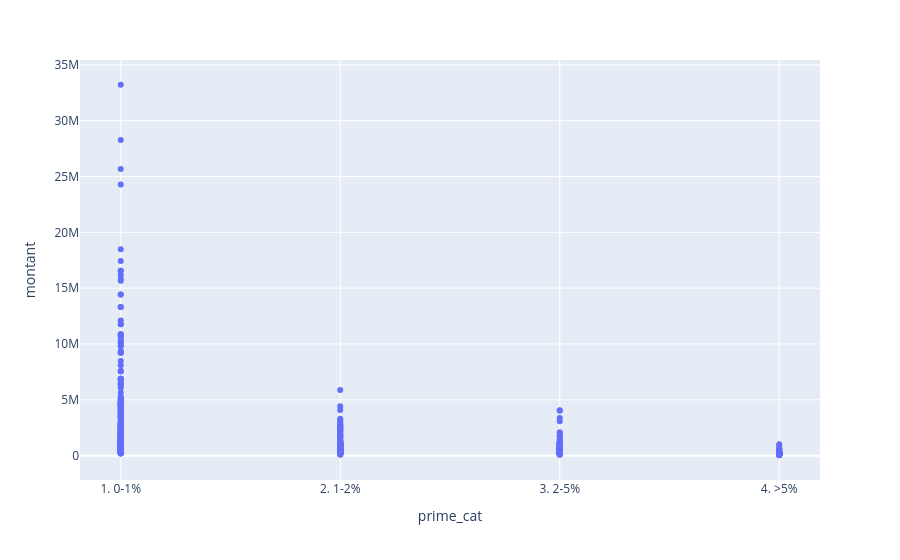

The cell this chart's notebook holds for it:
### Code cell
fig_box = px.scatter(
    budget_prime.loc[budget_prime["prime_cat"] != "0. Pas de prime"],
    x="prime_cat",
    y="montant",
    category_orders={"prime_cat": sort},
)
fig_box.show()

### Figure 1 — Plotly figure (JSON) as saved in the notebook; plotly's stock layout.template omitted (floating-point values rounded to 4 significant figures; data arrays with more than 128 entries replaced by an {"elided": "..."} marker saying what was removed)
{"data": [{"hovertemplate": "prime_cat=%{x}<br>montant=%{y}<extra></extra>", "legendgroup": "", "marker": {"color": "#636efa", "symbol": "circle"}, "mode": "markers", "name": "", "orientation": "v", "showlegend": false, "type": "scatter", "x": {"elided": "631 str values"}, "xaxis": "x", "y": {"elided": "631 float values"}, "yaxis": "y"}], "layout": {"legend": {"tracegroupgap": 0}, "margin": {"t": 60}, "xaxis": {"anchor": "y", "categoryarray": ["0. Pas de prime", "1. 0-1%", "2. 1-2%", "3. 2-5%", "4. >5%"], "categoryorder": "array", "domain": [0, 1], "title": {"text": "prime_cat"}}, "yaxis": {"anchor": "x", "domain": [0, 1], "title": {"text": "montant"}}}}
